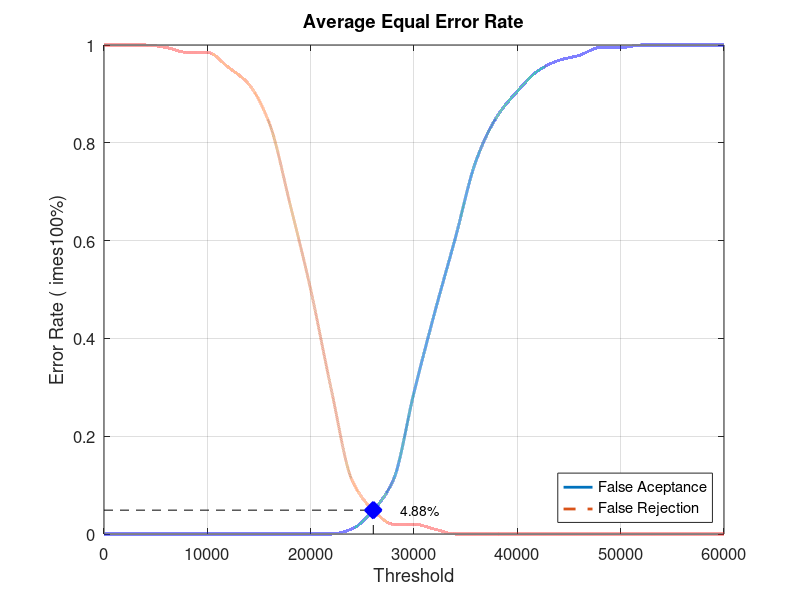
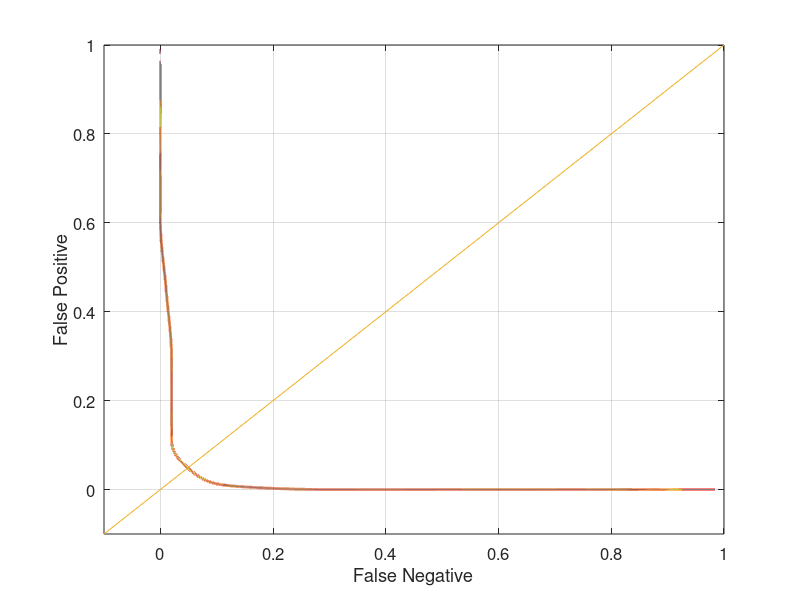

Source code (MATLAB) for these figures, in order:
close all;
clear;
clc;
x = 0:2000:60000;
xq = 0:0.5:60000;

y0 = [0 0 0 0 0 0 0 0 0 0 0 0 0.0105263 0.0473684 0.110526 0.289474 0.452632 0.605263 0.763158 0.852632 0.905263 0.947368 0.968421 0.978947 0.994737 0.994737 1 1 1 1 1]
yy0 = interp1(x, y0, xq, 'pchip');
y1 = [1 1 1 0.995 0.985 0.985 0.955 0.92 0.84 0.675 0.5 0.295 0.11 0.05 0.02 0.02 0.01 0 0 0 0 0 0 0 0 0 0 0 0 0 0]
yy1 = interp1(x, y1, xq, 'pchip');

% Calculating EER: 
y2 = abs(y0 - y1);
find(y2 == min(y2))
yy2 = abs(yy0 - yy1);
xEER = find(yy2 == min(yy2));
xEERIndex = xq(xEER) % X-axis EER
yEER = yy0(xEER) % Y-axis EER

main = figure
plot(xq, yy0,'-','LineWidth', 2);	hold on
plot(xq, yy1,'--','LineWidth', 2);	hold on
plot([xEERIndex xEERIndex], [0 yEER], 'k--');	hold on
plot([0 xEERIndex], [yEER yEER], 'k--');	hold on
plot(xEERIndex, yEER, 'bx', 'LineWidth', 10);	hold on
text(xEERIndex + 10 * xEERIndex / 100, yEER, [num2str(round((10000 * yEER)) / 100) '%'])
legend('False Aceptance', 'False Rejection', 'Location', 'SouthEast')
xlabel('Threshold')
ylabel('Error Rate (	imes100%)')
title('Average Equal Error Rate')
set(gca, 'FontSize', 12)
axis([0 60000 0 1])
grid on

print(main, 'Database5_2Main', '-dpng');
FNRxFPR = figure('Color', [1 1 1]);
plot(yy1, yy0, '-', yy1, yy0, 'LineWidth', 2);
hold on
y = -0.1:0.1:1
plot(y, y); 
set(gca, 'FontSize', 12)
xlabel('False Negative')
ylabel('False Positive')
axis([-0.1 1 -0.1 1])
set(gca, 'FontSize', 12)
grid on

print(FNRxFPR, 'Database5_2FNRxFPR','-dpng');
